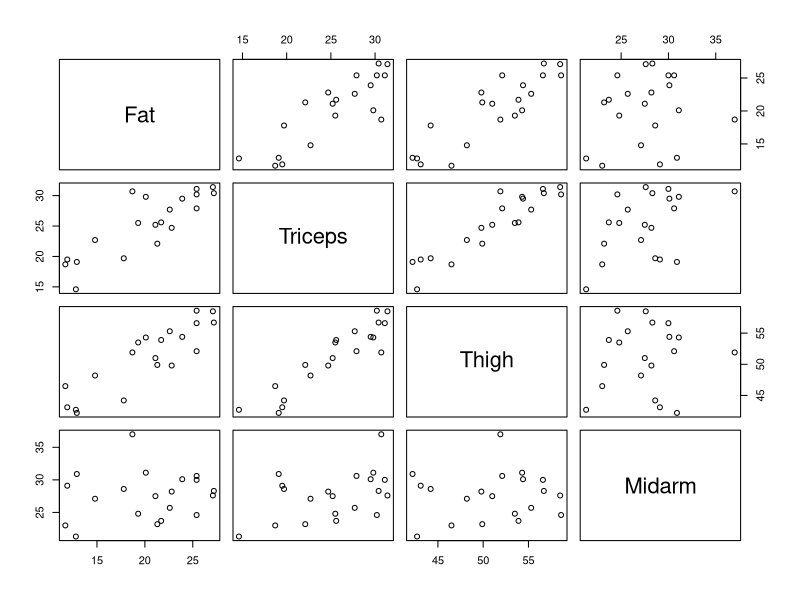
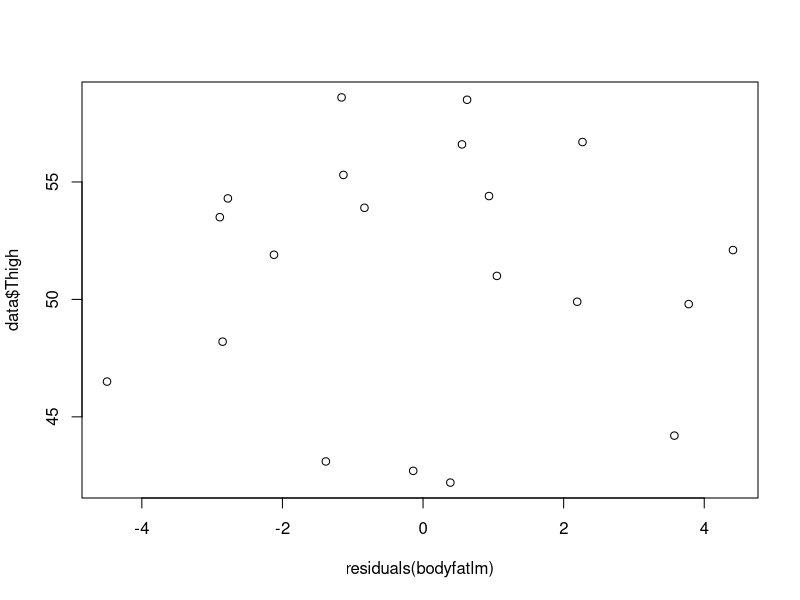
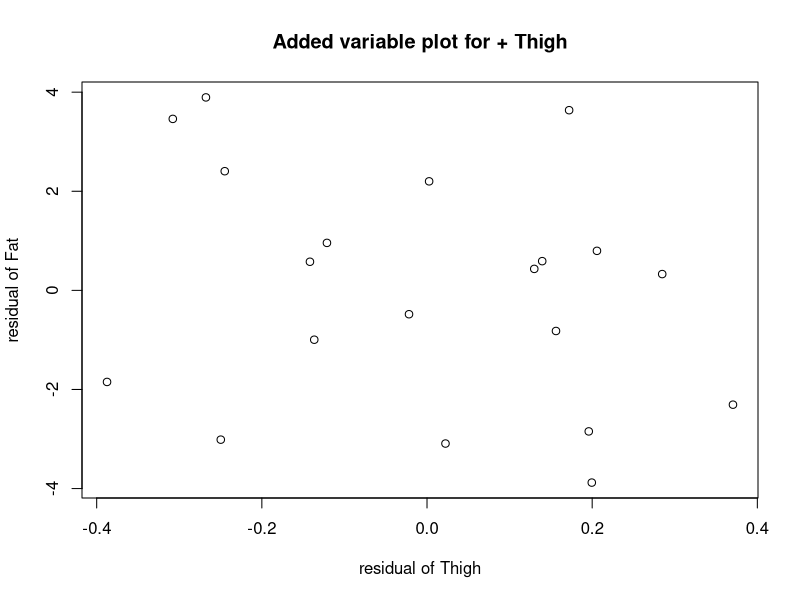
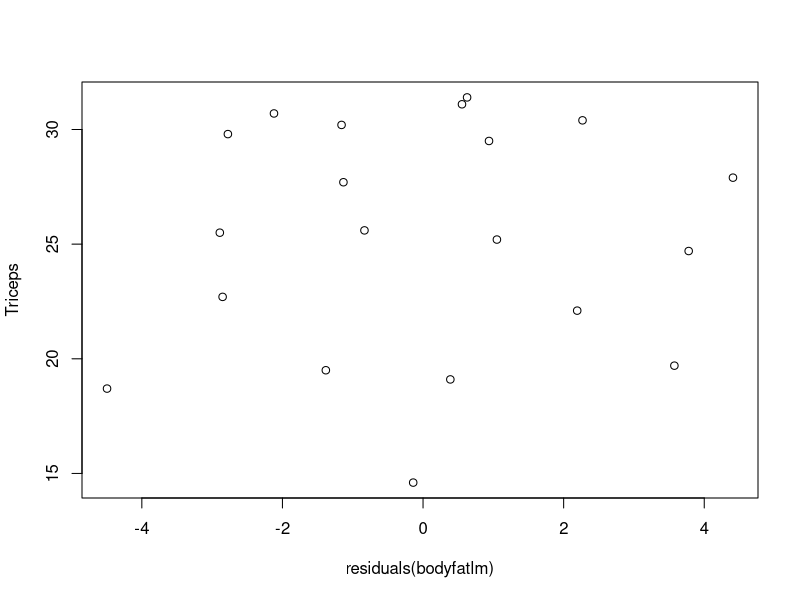
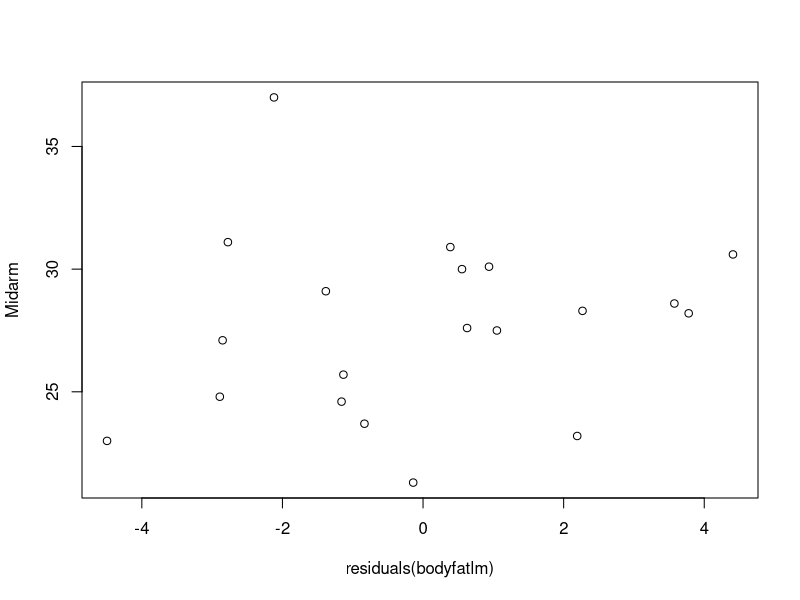
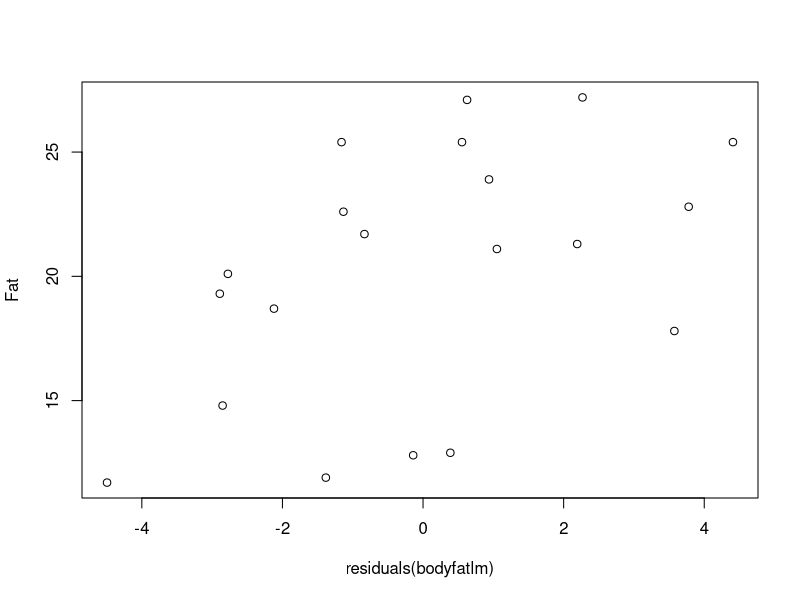
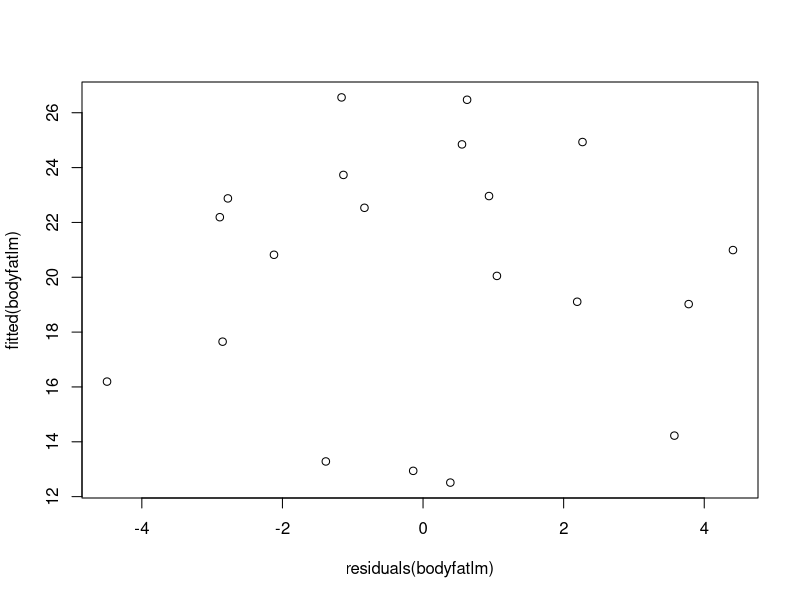
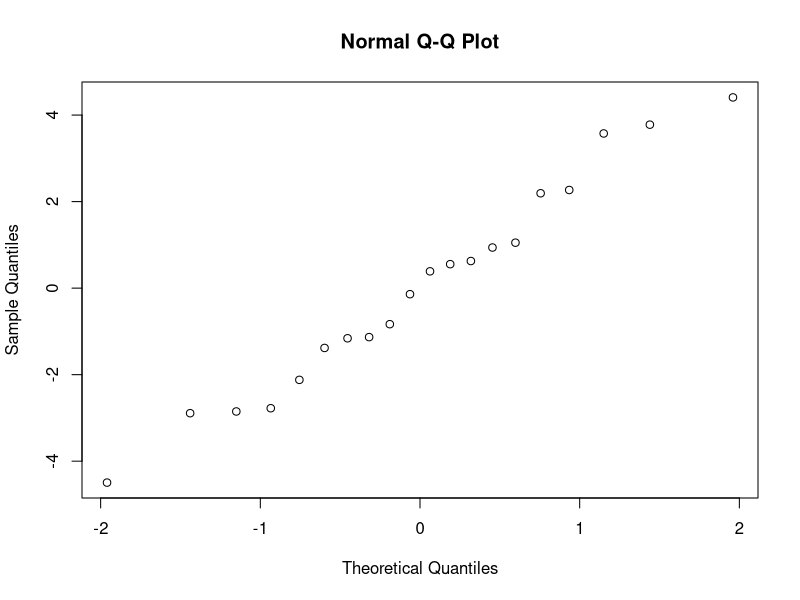

Recreate these plots in R, in order. (Note: this script raises an error after producing the figures.)
data <- read.table("datas/bodyfat.txt",header = TRUE)
data

# STEP UP APPROACH
# First step up
summary(lm(data$Fat~data$Triceps))
summary(lm(data$Fat~data$Thigh))
summary(lm(data$Fat~data$Midarm))

# Second step up
summary(lm(data$Fat~data$Thigh+data$Midarm))
summary(lm(data$Fat~data$Thigh+data$Triceps))
# Our model only include Thigh since it's significant

# STEP DOWN APPROACH
summary(lm(data$Fat~data$Thigh+data$Triceps+data$Midarm)) # None of the variables are significant, and the biggest p-value belongs to Thigh, so remove it!

# Second step up
summary(lm(data$Fat~data$Triceps+data$Midarm)) # there are no insignificant anymore ,therefore can not remove any factor

bodyfatlm <- lm(Fat~Triceps+Thigh+Midarm, data = data)
summary(bodyfatlm)
fitted(bodyfatlm)

# Prediction intervals for the body fat data
newxdata <- data.frame(Triceps=24.5,Thigh=51.3,Midarm=28.7)
predict(bodyfatlm,newxdata,interval = "prediction")
predict(bodyfatlm,newxdata,interval = "confidence")

# Diagnostic plots
pairs(data)

bodyfatlm = lm(data$Fat~data$Thigh)
plot(residuals(bodyfatlm),data$Thigh)

attach(data)
x = residuals(lm(Thigh~Midarm+Triceps))
y = residuals(lm(Fat~Midarm+Triceps))
plot(x,y,main="Added variable plot for + Thigh", xlab="residual of Thigh",ylab="residual of Fat")
# The slope in this plot reflects the regression coefficients.

# Scatter plot of the residuals against each Xk, which are not in the model
plot(residuals(bodyfatlm),Triceps)
plot(residuals(bodyfatlm),Midarm)

plot(residuals(bodyfatlm),Fat) # Y
plot(residuals(bodyfatlm),fitted(bodyfatlm)) # Y^


qqnorm(residuals(bodyfatlm))

forbes = read.table("datas/forbes.txt",header=TRUE)
forbes

x = forbes[,2] ; y=forbes[,3]
x ; y
forbeslm = lm(y~x)

plot(forbeslm)

order(abs(residuals(forbeslm)))
# To check whether the outlier is significant or no
u11 = rep(0,16) ; u11[11] = 1 ; u11 # creates a dumm yvector and include it in the model
forbestlm.outlier = lm(y~x+u11) ; summary(forbestlm.outlier)
# outlier is significant since 2.03e-06 < 0.05

round(cor(data),2)
pairs(data) # Triceps and Thigh is collinear



# VIF-values
bodyfatlm = lm(Fat~Thigh+Triceps+Midarm, data = data)
library(car) ; vif(bodyfatlm)

bodyfatlm2 = lm(Fat~Triceps+Midarm, data = data) ; vif(bodyfatlm2)
bodyfatlm3 = lm(Fat~Thigh, data = data) ; vif(bodyfatlm3)
